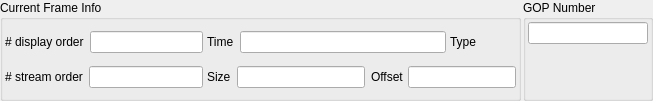
<ui version="4.0" >
 <class>FrameInfoWidget</class>
 <widget class="QWidget" name="FrameInfoWidget" >
  <property name="geometry" >
   <rect>
    <x>0</x>
    <y>0</y>
    <width>653</width>
    <height>101</height>
   </rect>
  </property>
  <property name="windowTitle" >
   <string>Form</string>
  </property>
  <layout class="QGridLayout" >
   <property name="margin" >
    <number>0</number>
   </property>
   <property name="spacing" >
    <number>2</number>
   </property>
   <item row="0" column="1" >
    <widget class="QGroupBox" name="groupBox_2" >
     <property name="sizePolicy" >
      <sizepolicy>
       <hsizetype>5</hsizetype>
       <vsizetype>5</vsizetype>
       <horstretch>1</horstretch>
       <verstretch>0</verstretch>
      </sizepolicy>
     </property>
     <property name="title" >
      <string>GOP Number</string>
     </property>
     <layout class="QGridLayout" >
      <property name="margin" >
       <number>2</number>
      </property>
      <property name="spacing" >
       <number>2</number>
      </property>
      <item row="1" column="0" >
       <spacer>
        <property name="orientation" >
         <enum>Qt::Vertical</enum>
        </property>
        <property name="sizeHint" >
         <size>
          <width>20</width>
          <height>21</height>
         </size>
        </property>
       </spacer>
      </item>
      <item row="0" column="0" >
       <widget class="QLineEdit" name="leGopNumber" >
        <property name="readOnly" >
         <bool>true</bool>
        </property>
       </widget>
      </item>
     </layout>
    </widget>
   </item>
   <item row="0" column="0" >
    <widget class="QGroupBox" name="gbFrameInfo" >
     <property name="sizePolicy" >
      <sizepolicy>
       <hsizetype>5</hsizetype>
       <vsizetype>5</vsizetype>
       <horstretch>4</horstretch>
       <verstretch>0</verstretch>
      </sizepolicy>
     </property>
     <property name="title" >
      <string>Current Frame Info</string>
     </property>
     <layout class="QGridLayout" >
      <property name="margin" >
       <number>2</number>
      </property>
      <property name="spacing" >
       <number>4</number>
      </property>
      <item row="0" column="1" colspan="2" >
       <layout class="QHBoxLayout" >
        <property name="margin" >
         <number>0</number>
        </property>
        <property name="spacing" >
         <number>6</number>
        </property>
        <item>
         <widget class="QLabel" name="numDisplayOrder_2" >
          <property name="text" >
           <string>Time</string>
          </property>
         </widget>
        </item>
        <item>
         <widget class="QLineEdit" name="leStreamTime" >
          <property name="enabled" >
           <bool>true</bool>
          </property>
          <property name="readOnly" >
           <bool>true</bool>
          </property>
         </widget>
        </item>
       </layout>
      </item>
      <item row="0" column="3" >
       <widget class="QLabel" name="numDisplayOrder_5" >
        <property name="text" >
         <string>Type</string>
        </property>
       </widget>
      </item>
      <item row="0" column="4" >
       <widget class="QLabel" name="laType" >
        <property name="sizePolicy" >
         <sizepolicy>
          <hsizetype>0</hsizetype>
          <vsizetype>0</vsizetype>
          <horstretch>0</horstretch>
          <verstretch>0</verstretch>
         </sizepolicy>
        </property>
        <property name="minimumSize" >
         <size>
          <width>24</width>
          <height>24</height>
         </size>
        </property>
        <property name="maximumSize" >
         <size>
          <width>24</width>
          <height>24</height>
         </size>
        </property>
        <property name="text" >
         <string/>
        </property>
        <property name="pixmap" >
         <pixmap resource="frameinfowidget.qrc" >:/pixmaps/pixmaps/bframe_18.xpm</pixmap>
        </property>
       </widget>
      </item>
      <item row="0" column="0" >
       <layout class="QHBoxLayout" >
        <property name="margin" >
         <number>0</number>
        </property>
        <property name="spacing" >
         <number>6</number>
        </property>
        <item>
         <widget class="QLabel" name="numDisplayOrder" >
          <property name="text" >
           <string># display order</string>
          </property>
         </widget>
        </item>
        <item>
         <widget class="QLineEdit" name="leDisplayOrder" >
          <property name="enabled" >
           <bool>true</bool>
          </property>
          <property name="readOnly" >
           <bool>true</bool>
          </property>
         </widget>
        </item>
       </layout>
      </item>
      <item row="1" column="0" >
       <layout class="QHBoxLayout" >
        <property name="margin" >
         <number>0</number>
        </property>
        <property name="spacing" >
         <number>6</number>
        </property>
        <item>
         <widget class="QLabel" name="numStreamOrder" >
          <property name="text" >
           <string># stream order</string>
          </property>
         </widget>
        </item>
        <item>
         <widget class="QLineEdit" name="leStreamOrder" >
          <property name="enabled" >
           <bool>true</bool>
          </property>
          <property name="readOnly" >
           <bool>true</bool>
          </property>
         </widget>
        </item>
       </layout>
      </item>
      <item row="1" column="1" >
       <layout class="QHBoxLayout" >
        <property name="margin" >
         <number>0</number>
        </property>
        <property name="spacing" >
         <number>6</number>
        </property>
        <item>
         <widget class="QLabel" name="numDisplayOrder_3" >
          <property name="text" >
           <string>Size</string>
          </property>
         </widget>
        </item>
        <item>
         <widget class="QLineEdit" name="leSize" >
          <property name="enabled" >
           <bool>true</bool>
          </property>
          <property name="readOnly" >
           <bool>true</bool>
          </property>
         </widget>
        </item>
        <item>
         <widget class="QLabel" name="numDisplayOrder_4" >
          <property name="text" >
           <string>Offset</string>
          </property>
         </widget>
        </item>
       </layout>
      </item>
      <item row="1" column="2" colspan="3" >
       <widget class="QLineEdit" name="leOffset" >
        <property name="enabled" >
         <bool>true</bool>
        </property>
        <property name="readOnly" >
         <bool>true</bool>
        </property>
       </widget>
      </item>
     </layout>
    </widget>
   </item>
  </layout>
 </widget>
 <resources>
  <include location="frameinfowidget.qrc" />
 </resources>
 <connections/>
</ui>
